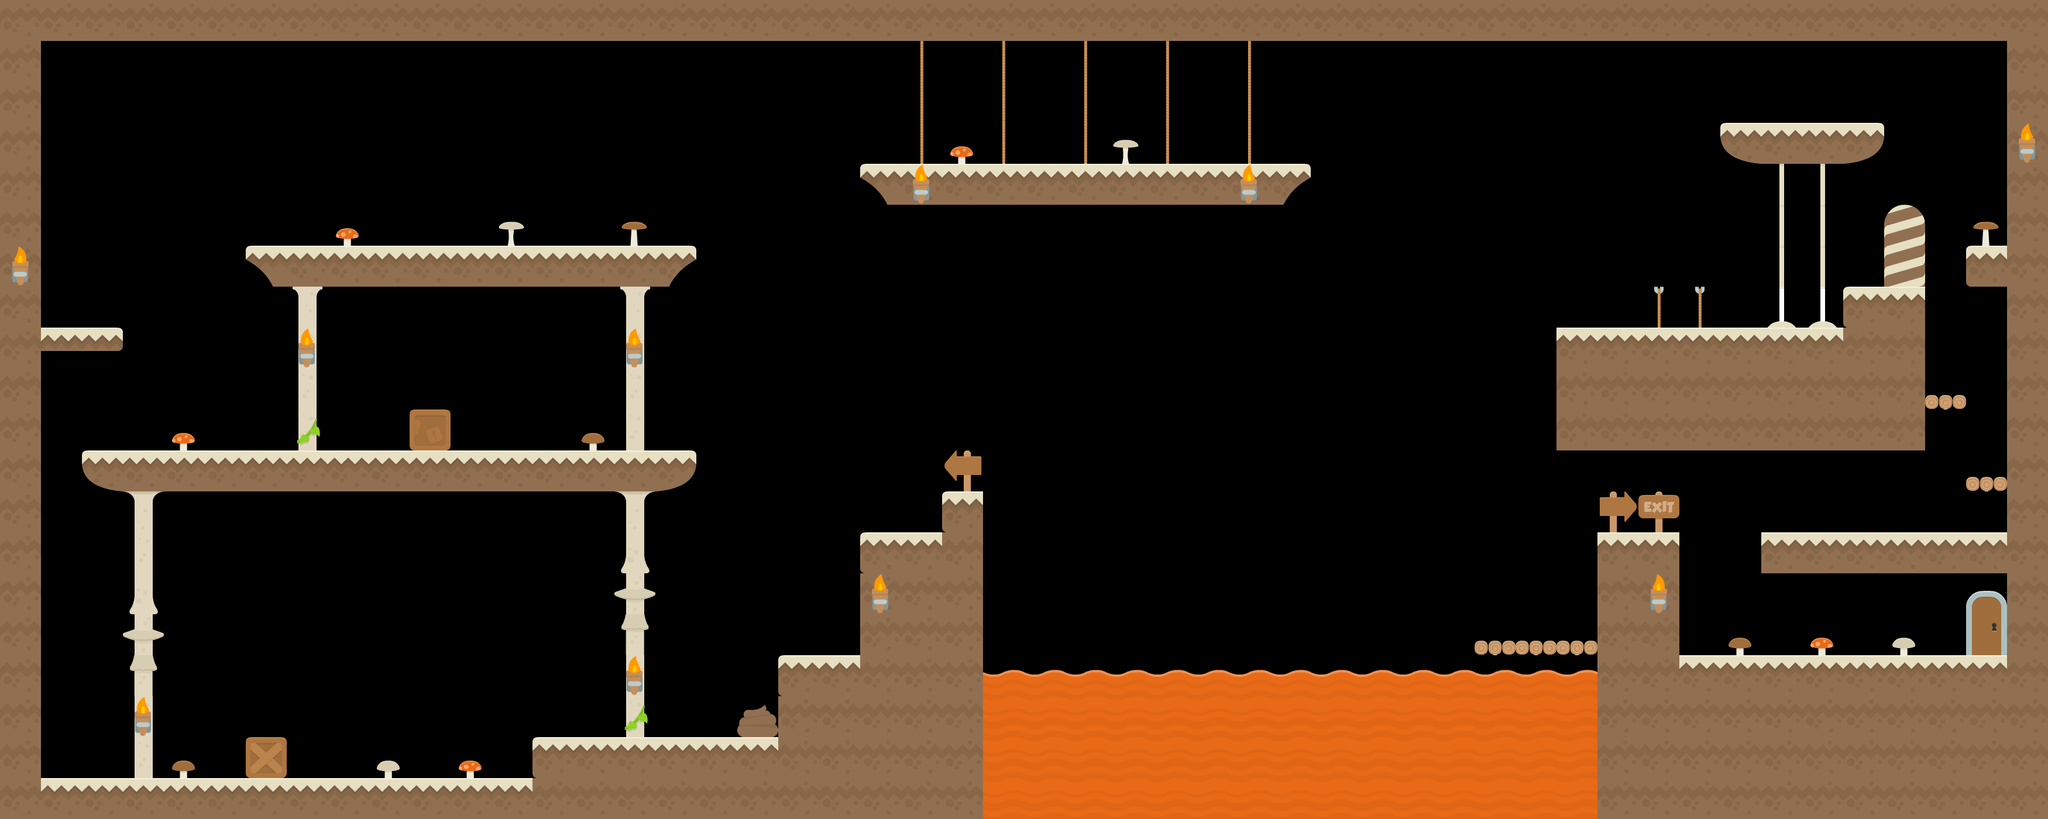

A level layout from a 2D game, rendered from its tile map. Below: a short description, then the map file with tile-grid data replaced by summaries:
An orthogonal 50x20 tile map with 70x70 px tiles, 5 tile layers (Limite, CollisionLayer, Object, End, ...), 4 tilesets.

<map version="1.0" orientation="orthogonal" renderorder="right-down" width="50" height="20" tilewidth="70" tileheight="70" nextobjectid="51">
 <tileset firstgid="1" name="sheet" tilewidth="70" tileheight="70" tilecount="98" columns="14">
  <image source="tiles/map/sheet.png" width="980" height="490" />
  <tile id="39">
   <properties>
    <property name="tileType" value="half" />
   </properties>
  </tile>
  <tile id="50">
   <properties>
    <property name="tileType" value="half" />
   </properties>
  </tile>
  <tile id="51">
   <properties>
    <property name="tileType" value="half" />
   </properties>
  </tile>
  <tile id="52">
   <properties>
    <property name="tileType" value="half" />
   </properties>
  </tile>
  <tile id="84">
   <properties>
    <property name="tileType" value="air" />
   </properties>
  </tile>
 </tileset>
 <tileset firstgid="99" name="tiles_spritesheet" tilewidth="70" tileheight="70" spacing="2" tilecount="156" columns="12">
  <image source="tiles/map/tiles_spritesheet.png" width="914" height="936" />
  <tile id="124">
   <properties>
    <property name="tileType" value="halfDown" />
   </properties>
  </tile>
 </tileset>
 <tileset firstgid="255" name="spritesheet" tilewidth="70" tileheight="70" spacing="1" tilecount="49" columns="7">
  <image source="tiles/map/spritesheet.png" width="512" height="512" />
 </tileset>
 <tileset firstgid="304" name="grayy" tilewidth="32" tileheight="32" tilecount="800" columns="20">
  <image source="tiles/map/grassy_tileset.png" width="640" height="1280" />
 </tileset>
 <layer name="Limite" width="50" height="20">
  <data>[1000 cells, 1000 non-empty, 2 distinct tile ids]</data>
 </layer>
 <layer name="CollisionLayer" width="50" height="20">
  <data>[1000 cells, 1000 non-empty, 11 distinct tile ids]</data>
 </layer>
 <layer name="Object" width="50" height="20">
  <data>[1000 cells, 1000 non-empty, 29 distinct tile ids]</data>
 </layer>
 <layer name="End" width="50" height="20">
  <data>[1000 cells, 1000 non-empty, 3 distinct tile ids]</data>
 </layer>
 <layer name="Object2" width="50" height="20">
  <data>[1000 cells, 9 non-empty, 2 distinct tile ids]</data>
 </layer>
</map>
